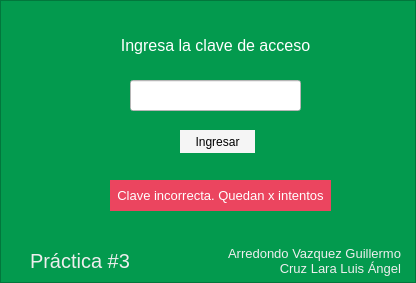
<?xml version="1.0" encoding="UTF-8"?>
<ui version="4.0">
 <class>Dialog</class>
 <widget class="QDialog" name="Dialog">
  <property name="geometry">
   <rect>
    <x>0</x>
    <y>0</y>
    <width>416</width>
    <height>283</height>
   </rect>
  </property>
  <property name="windowTitle">
   <string>Dialog</string>
  </property>
  <property name="toolTip">
   <string>&lt;html&gt;&lt;head/&gt;&lt;body&gt;&lt;p&gt;&lt;br/&gt;&lt;/p&gt;&lt;/body&gt;&lt;/html&gt;</string>
  </property>
  <layout class="QHBoxLayout" name="horizontalLayout">
   <property name="spacing">
    <number>0</number>
   </property>
   <property name="leftMargin">
    <number>0</number>
   </property>
   <property name="topMargin">
    <number>0</number>
   </property>
   <property name="rightMargin">
    <number>0</number>
   </property>
   <property name="bottomMargin">
    <number>0</number>
   </property>
   <item>
    <widget class="QFrame" name="frame">
     <property name="styleSheet">
      <string notr="true">background-color: rgb(3, 154, 78)</string>
     </property>
     <property name="frameShape">
      <enum>QFrame::StyledPanel</enum>
     </property>
     <property name="frameShadow">
      <enum>QFrame::Raised</enum>
     </property>
     <widget class="QLineEdit" name="password">
      <property name="geometry">
       <rect>
        <x>130</x>
        <y>80</y>
        <width>171</width>
        <height>31</height>
       </rect>
      </property>
      <property name="font">
       <font>
        <pointsize>10</pointsize>
       </font>
      </property>
      <property name="styleSheet">
       <string notr="true">background: #fff;
padding-left: 5px;</string>
      </property>
      <property name="echoMode">
       <enum>QLineEdit::Password</enum>
      </property>
     </widget>
     <widget class="QLabel" name="label">
      <property name="geometry">
       <rect>
        <x>120</x>
        <y>30</y>
        <width>191</width>
        <height>31</height>
       </rect>
      </property>
      <property name="font">
       <font>
        <pointsize>12</pointsize>
       </font>
      </property>
      <property name="toolTipDuration">
       <number>-1</number>
      </property>
      <property name="styleSheet">
       <string notr="true">color: #fff</string>
      </property>
      <property name="text">
       <string>Ingresa la clave de acceso</string>
      </property>
      <property name="alignment">
       <set>Qt::AlignCenter</set>
      </property>
     </widget>
     <widget class="QPushButton" name="login">
      <property name="geometry">
       <rect>
        <x>180</x>
        <y>130</y>
        <width>75</width>
        <height>23</height>
       </rect>
      </property>
      <property name="styleSheet">
       <string notr="true">border: unset;
background-color: #f5f5f5</string>
      </property>
      <property name="text">
       <string>Ingresar</string>
      </property>
     </widget>
     <widget class="QLabel" name="label_2">
      <property name="geometry">
       <rect>
        <x>220</x>
        <y>240</y>
        <width>181</width>
        <height>41</height>
       </rect>
      </property>
      <property name="font">
       <font>
        <pointsize>10</pointsize>
       </font>
      </property>
      <property name="layoutDirection">
       <enum>Qt::LeftToRight</enum>
      </property>
      <property name="styleSheet">
       <string notr="true">color: #eee</string>
      </property>
      <property name="text">
       <string>Arredondo Vazquez Guillermo
Cruz Lara Luis Ángel</string>
      </property>
      <property name="alignment">
       <set>Qt::AlignRight|Qt::AlignTrailing|Qt::AlignVCenter</set>
      </property>
     </widget>
     <widget class="QLabel" name="label_3">
      <property name="geometry">
       <rect>
        <x>30</x>
        <y>245</y>
        <width>111</width>
        <height>31</height>
       </rect>
      </property>
      <property name="font">
       <font>
        <pointsize>15</pointsize>
       </font>
      </property>
      <property name="styleSheet">
       <string notr="true">color: #eee</string>
      </property>
      <property name="text">
       <string>Práctica #3</string>
      </property>
     </widget>
     <widget class="QLabel" name="error_label">
      <property name="enabled">
       <bool>true</bool>
      </property>
      <property name="geometry">
       <rect>
        <x>110</x>
        <y>180</y>
        <width>221</width>
        <height>31</height>
       </rect>
      </property>
      <property name="font">
       <font>
        <pointsize>10</pointsize>
       </font>
      </property>
      <property name="styleSheet">
       <string notr="true">background-color: #EB455F;
color: #fff;</string>
      </property>
      <property name="text">
       <string>Clave incorrecta. Quedan x intentos</string>
      </property>
      <property name="alignment">
       <set>Qt::AlignCenter</set>
      </property>
     </widget>
    </widget>
   </item>
  </layout>
 </widget>
 <resources/>
 <connections/>
</ui>
